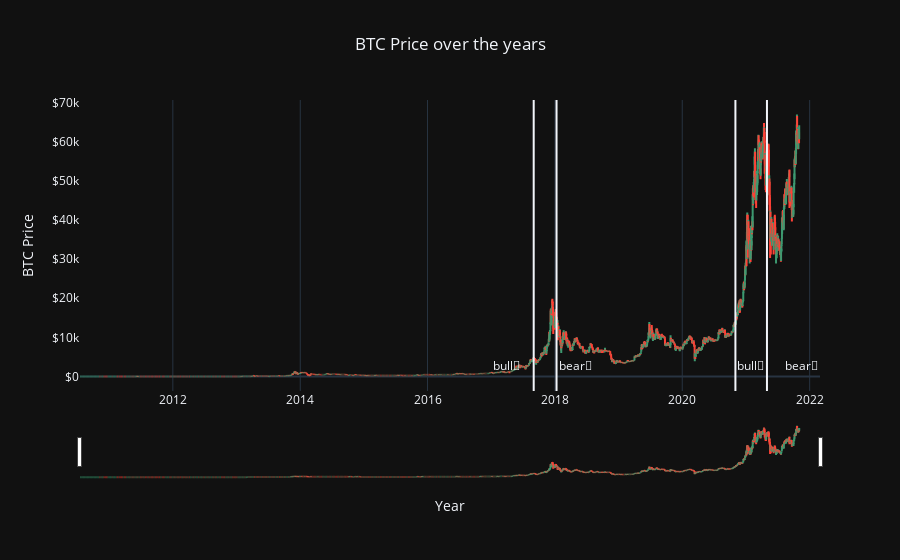

Notebook code cell kept with this figure:
### Code cell
fig = go.Figure(data=go.Ohlc(x=data['Date'],
                open=data['Open'],
                high=data['High'],
                low=data['Low'],
                close=data['Close']))

fig.update_layout(template='plotly_dark',
    title='BTC Price over the years',
    xaxis_title="Year",
    yaxis_title='BTC Price',title_x=0.5,
    shapes = [dict(x0='2017-09-01', x1='2017-09-01', y0=0, y1=1, xref='x', yref='paper',line_width=2),
              dict(x0='2018-01-10', x1='2018-01-10', y0=0, y1=1, xref='x', yref='paper',line_width=2),
              dict(x0='2020-11-01', x1='2020-11-01', y0=0, y1=1, xref='x', yref='paper',line_width=2),
             dict(x0='2021-05-01', x1='2021-05-01', y0=0, y1=1, xref='x', yref='paper',line_width=2)],
    annotations=[dict(x='2017-01-01', y=0.05, xref='x', yref='paper',showarrow=False, xanchor='left', text='bull🐂'),
        dict(x='2018-01-10', y=0.05, xref='x', yref='paper',showarrow=False, xanchor='left', text='bear🐻'),
        dict(x='2020-11-01', y=0.05, xref='x', yref='paper',showarrow=False, xanchor='left', text='bull🐂'),
        dict(x='2021-08-01', y=0.05, xref='x', yref='paper',showarrow=False, xanchor='left', text='bear🐻')]
)

fig.update_yaxes( # the y-axis is in dollars
    tickprefix="$", showgrid=False
)

fig.update_xaxes(
     showgrid=True
)

fig.show()

### Figure 1 — Plotly figure (JSON) as saved in the notebook; plotly's stock layout.template omitted (floating-point values rounded to 4 significant figures; data arrays with more than 128 entries replaced by an {"elided": "..."} marker saying what was removed)
{"data": [{"close": {"elided": "4126 float values"}, "high": {"elided": "4126 float values"}, "low": {"elided": "4126 float values"}, "open": {"elided": "4126 float values"}, "type": "ohlc", "x": {"elided": "4126 str values"}}], "layout": {"annotations": [{"showarrow": false, "text": "bull🐂", "x": "2017-01-01", "xanchor": "left", "xref": "x", "y": 0.05, "yref": "paper"}, {"showarrow": false, "text": "bear🐻", "x": "2018-01-10", "xanchor": "left", "xref": "x", "y": 0.05, "yref": "paper"}, {"showarrow": false, "text": "bull🐂", "x": "2020-11-01", "xanchor": "left", "xref": "x", "y": 0.05, "yref": "paper"}, {"showarrow": false, "text": "bear🐻", "x": "2021-08-01", "xanchor": "left", "xref": "x", "y": 0.05, "yref": "paper"}], "shapes": [{"line": {"width": 2}, "x0": "2017-09-01", "x1": "2017-09-01", "xref": "x", "y0": 0, "y1": 1, "yref": "paper"}, {"line": {"width": 2}, "x0": "2018-01-10", "x1": "2018-01-10", "xref": "x", "y0": 0, "y1": 1, "yref": "paper"}, {"line": {"width": 2}, "x0": "2020-11-01", "x1": "2020-11-01", "xref": "x", "y0": 0, "y1": 1, "yref": "paper"}, {"line": {"width": 2}, "x0": "2021-05-01", "x1": "2021-05-01", "xref": "x", "y0": 0, "y1": 1, "yref": "paper"}], "title": {"text": "BTC Price over the years", "x": 0.5}, "xaxis": {"showgrid": true, "title": {"text": "Year"}}, "yaxis": {"showgrid": false, "tickprefix": "$", "title": {"text": "BTC Price"}}}}
